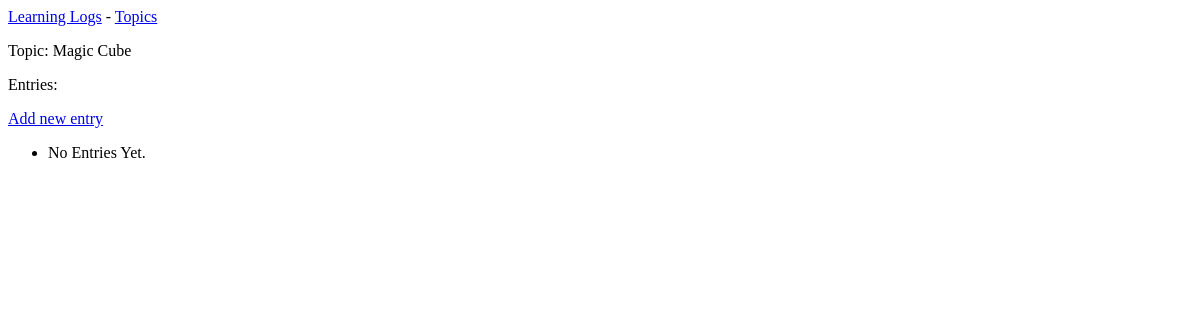
The page /topics/2/ on the database as committed earlier.
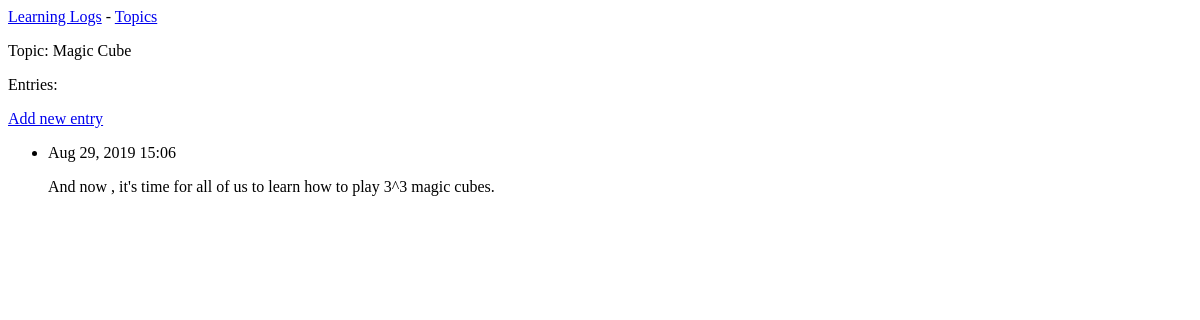
The same page on the database as committed later.
### learning_logs/models.py (models this page shows, shortened)
class Entry(models.Model):
    topic = models.ForeignKey(Topic,on_delete=models.CASCADE)
    text = models.TextField()
    date_added = models.DateTimeField(auto_now_add=True)
    class Meta:
        verbose_name_plural = 'entries'

### learning_logs/views.py (the view)
# urls.py: path('topics/<int:topic_id>/', views.topic, name='topic'),
def topic(request, topic_id):
    topic = Topic.objects.get(id=topic_id)
    entries = topic.entry_set.order_by('-date_added')
    context = {'topic':topic, 'entries':entries}
    return render(request, 'learning_logs/topic.html', context)

### learning_logs/models.py (called while the page is built)
    def __str__(self):
        return self.text

### learning_logs/templates/learning_logs/topic.html
{% extends 'learning_logs/base.html' %}
{% block content %}
    <p>Topic: {{ topic }}</p>
    <p>Entries:</p>
    <p>
        <a href="{% url 'learning_logs:new_entry' topic.id%}">Add new entry</a>
    </p>
    <ul>
        {% for entry in entries %}
            <li>
            <p>{{ entry.date_added|date:'M d, Y H:i' }}</p>
            <p>{{ entry.text|linebreaks }}</p>
            </li>
            {% empty %}
            <li>
            No Entries Yet.
            </li>
        {% endfor %}
    </ul>
{% endblock content %}

Rows that differ between the two databases and show on the page:
added Entry: date_added "Aug 29, 2019 15:06", text "And now , it's time for all of us to learn how to play 3^3 magic cubes."
Other text that changed with them:
text no longer shown: "No Entries Yet."
